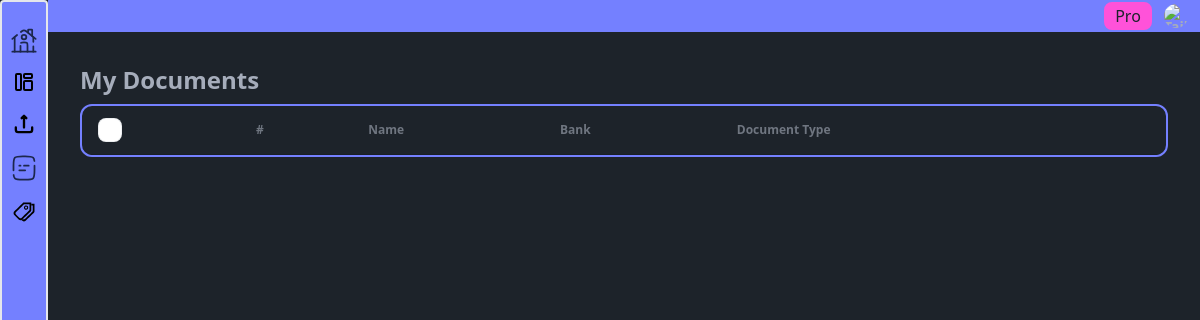
The app's page /upload_doc/my_docs/, older data.
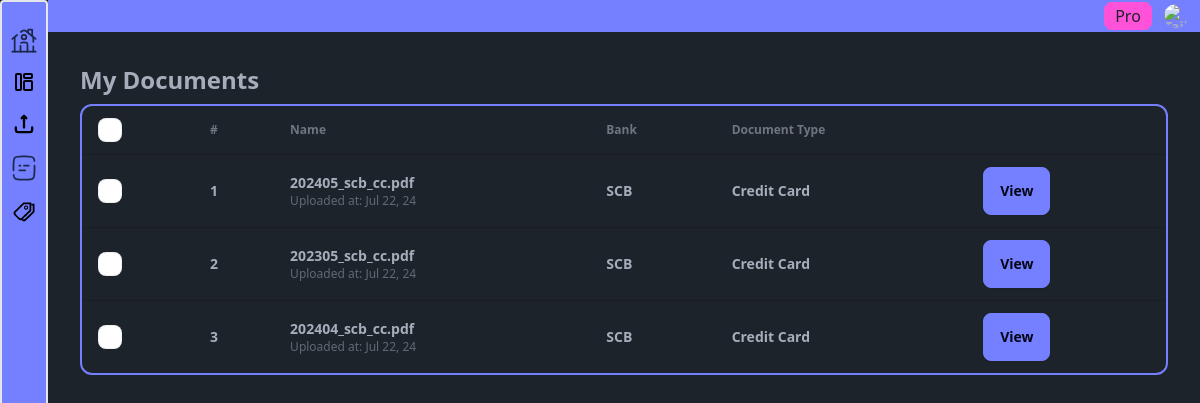
The same page, newer data.
### upload_doc/models.py (models this page shows, shortened)
class Document(models.Model):
    name = models.CharField(max_length=255, null=True, blank=True)
    date_uploaded = models.DateTimeField(auto_now_add=True)
    transaction_type = models.ForeignKey(
        TransactionType,
        on_delete=models.CASCADE,
        related_name="document",
        null=True,
        blank=True,
    )
    bank = models.ForeignKey(
        Bank,
        on_delete=models.CASCADE,
        related_name="document",
        null=True,
        blank=True,
    )
    balance_and_payment = models.OneToOneField(
        "BalanceAndPayment",
        on_delete=models.CASCADE,
        related_name="document",
        null=True,
        blank=True,
    )
    credit_card_summary = models.OneToOneField(
        "CreditCardSummary",
        on_delete=models.CASCADE,
        related_name="document",
        null=True,
        blank=True,
    )

class Bank(models.Model):
    name = models.CharField(max_length=100)

class TransactionType(models.Model):
    name = models.CharField(max_length=30)
    slug = models.SlugField(max_length=30, null=True, blank=True)

### upload_doc/views.py (the view)
# urls.py: path("my_docs/", views.my_docs, name="my_docs"),
def my_docs(request):
    documents = Document.objects.all()
    context = {"documents": documents}
    return render(request, "upload_doc/my_docs.html", context)

### theme/templates/upload_doc/my_docs.html
{% extends "../dashboard/dashboard_base.html" %}
{% load static %}
{% block main %}
<section>
  <div>
    <header class="mb-2">
      <h2 class="text-2xl font-semibold">My Documents</h2>
    </header>
  </div>
  <div class="border-2 border-primary rounded-xl overflow-x-auto">
    <table class="table">
      <thead>
        <tr>
          <th>
            <label>
              <input type="checkbox" class="checkbox" />
            </label>
          </th>
          <th>#</th>
          <th>Name</th>
          <th>Bank</th>
          <th>Document Type</th>
          <th></th>
        </tr>
      </thead>
      <tbody>
      {% for document in documents %}
          <tr>
            <td>
              <label>
                <input type="checkbox" class="checkbox" />
              </label>
            </td>
            <td>
              <div class="font-bold">{{ forloop.counter }}</div>
            </td>
            <td>
              <div>
                <div class="font-bold">{{ document.name }}</div>
                <div class="text-xs opacity-50">Uploaded at: {{ document.date_uploaded|date:"M j, y"}}</div>
              </div>
            </td>
            <td>
              <div class="font-bold">{{ document.bank.name }}</div>
            </td>
            <td>
              <div class="font-bold">{{ document.transaction_type.name }}</div>
            </td>
            <td>
              <a href="{% url 'my_docs_detail' document.pk document.transaction_type.slug %}">
                <button class="btn btn-primary">View</button>
              </a>
            </td>
          </tr>
      {% endfor %}
      </tbody>
    </table>
  </div>
</section>
{% endblock %}

### theme/templates/dashboard/dashboard_base.html (shortened to what this page needs)
{% load static tailwind_tags %}
{% load static %}
{% load django_htmx %}
<!DOCTYPE html>
<html data-theme="dark" lang="en">
  <head>
    {% tailwind_css %}
  </head>
  <body hx-headers='{"X-CSRFToken": "{{ csrf_token }}"}'>
    <div class="flex min-h-screen">
      {% include "dashboard/partials/_sidebar.html" %}
      <div class="flex flex-col w-full">
        {% include "dashboard/partials/_topbar.html" %}
        <main class="flex-1 p-8 overflow-y-auto">
          {% block main %}
          {% endblock main%}
        </main>
      </div>
    </div>
  </body>
</html>

### theme/templates/dashboard/partials/_sidebar.html
{% load static %}
<aside id="sidebar" class="z-10 hidden lg:flex flex-col items-center bg-primary border-2 rounded w-12 py-4 px-2 flex-shrink-0 sticky top-0 h-screen justify-between">
  <nav class="mt-2 flex flex-col items-center">
    <ul class="w-full space-y-4">
      <li class="mb-1 flex justify-center rounded-lg hover:bg-secondary">
        <a href="{% url 'home' %}" class=" rounded">
          <img src="{% static 'svg/home_icon.svg' %}" alt="Home" class="">
        </a>
      </li>
      <li class="mb-1 flex justify-center rounded-lg hover:bg-secondary">
        <a href="{% url 'dashboard' %}" class=" rounded">
          <img src="{% static 'svg/dashboard_icon.svg' %}" alt="Dashboard" class="w-6 h-6">
        </a>
      </li>
      <li class="mb-1 flex justify-center rounded-lg hover:bg-secondary">
        <a href="{% url 'upload_doc' %}" class=" rounded">
          <img src="{% static 'svg/upload_icon.svg' %}" alt="Upload Document" class="">
        </a>
      </li>
      <li class="mb-1 flex justify-center rounded-lg hover:bg-secondary">
        <a href="{% url 'my_docs' %}" class=" rounded">
          <img src="{% static 'svg/document_icon.svg' %}" alt="My Documents" class="">
        </a>
      </li>
      <li class="mb-1 flex justify-center rounded-lg hover:bg-secondary">
        <a href="{% url 'category_list' %}" class=" rounded">
          <img src="{% static 'svg/tag_icon.svg' %}" alt="Categories" class="">
        </a>
      </li>
    </ul>
  </nav>
</aside>

### theme/templates/dashboard/partials/_topbar.html (shortened to what this page needs)
{% load static %}
<div class="h-8 flex bg-primary justify-end items-center">
  <a href="">
    <button class="flex justify-center text-base-100 bg-secondary border-2 border-secondary rounded-lg w-12 hover:bg-accent hover:text-white">
      Pro
    </button>
  </a>
  <div class="dropdown dropdown-end">
    <div tabindex="0" role="button" class="btn btn-ghost btn-circle avatar">
      <div class="w-6 rounded-full">
        <img
          alt="Tailwind CSS Navbar component"
          src="https://img.daisyui.com/images/stock/photo-1534528741775-53994a69daeb.webp" />
      </div>
    </div>
  </div>
</div>

Row changes from the older to the newer data that the page shows:
added Document: name "202405_scb_cc.pdf", date_uploaded "Jul 22, 24", bank.name "SCB", transaction_type.name "Credit Card"
added Document: name "202305_scb_cc.pdf", date_uploaded "Jul 22, 24", bank.name "SCB", transaction_type.name "Credit Card"
added Document: name "202404_scb_cc.pdf", date_uploaded "Jul 22, 24", bank.name "SCB", transaction_type.name "Credit Card"
